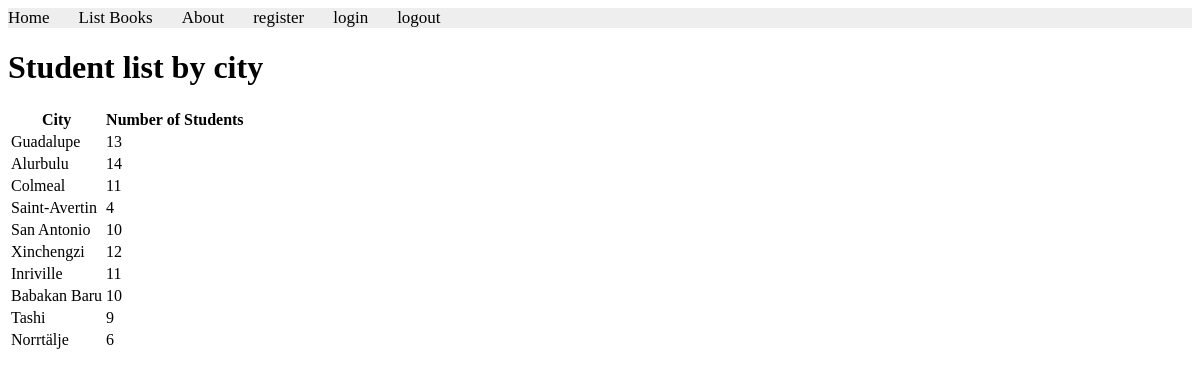
The app's page /books/lab8/task7/, older data.
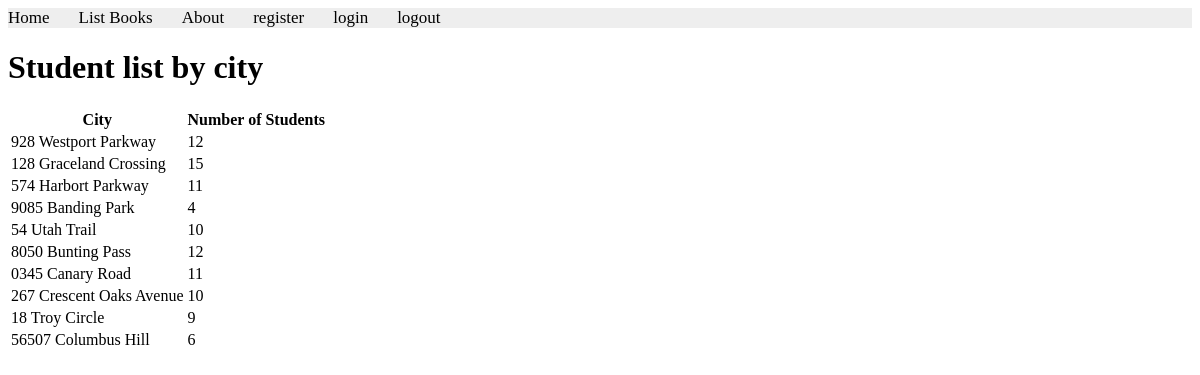
The same page, newer data.
### apps/bookmodule/models.py (models this page shows, shortened)
class Address(models.Model):
    address = models.CharField(max_length=20)

### apps/bookmodule/views.py (the view)
# urls.py: path('lab8/task7/',views.task7,name="books.lab8.task7"),
def task7(request):
  cities = (Address.objects.annotate(student_count=Count('student')).values('address', 'student_count'))
  return render(request, 'bookmodule/listStudent.html', {'cities':cities})

### apps/templates/bookmodule/listStudent.html (shortened to what this page needs)
<html lang="en">
<head>
{% extends "layouts/base.html" %}
{% load static %}
{% block content %}
    <h1>Student list by city</h1>
    <table>
        <tr>
            <th>City</th>
            <th>Number of Students</th>
        </tr>
        {% for city in cities %}
            <tr>
                <td>{{ city.address }}</td>
                <td>{{ city.student_count }}</td>
            </tr>
        {% endfor %}
    </table>
{% endblock content %}

### apps/templates/layouts/base.html (shortened to what this page needs)
<!DOCTYPE html>
<html>
{% load static %}
<head>
 <link rel="stylesheet" href="{% static 'style.css' %}">
 <link rel="stylesheet" href="https://cdnjs.cloudflare.com/ajax/libs/fontawesome/4.7.0/css/font-awesome.min.css">
</head>
<body>
 {% include "includes/header.html" %}
 {% block content %} {% endblock content %}
</body>
</html>

### apps/templates/includes/header.html
{% with request.resolver_match.url_name as url_name %}
<div class="topnav">
 <a class="{% if url_name == 'books.index' %}active{% endif %}" href="{% url 'books.index' %}">Home</a>
 <a class="{% if url_name == 'books.list_books' %}active{% endif %}" href="{% url 'books.list_books' %}">List Books</a>
 <a class="{% if url_name == 'books.aboutus' %}active{% endif %}" href="{% url 'books.aboutus' %}">About</a>
 <a class="{% if url_name == 'user.register' %} active {% endif %}" href="{% url 'user.register' %}"> register</a>
 <a class="{% if url_name == 'user.login' %} active {% endif %}" href="{% url 'user.login' %}"> login</a>
 <a href="{% url 'user.logout' %}"> logout</a>
</div>
{% endwith %}

### apps/static/style.css (style rules this page uses)
.topnav { background-color: #eeeeee; width: 100%; }
.topnav a { color: #000000; text-align: center; margin-right: 25px; text-decoration: none; font-size: 17px; }

Row changes from the older to the newer data that the page shows:
changed Address: address "Guadalupe" → "928 Westport Parkway"; student_count "13" → "12"
changed Address: address "Alurbulu" → "128 Graceland Crossing"; student_count "14" → "15"
changed Address: address "Colmeal" → "574 Harbort Parkway"
changed Address id 4: address "Saint-Avertin" → "9085 Banding Park"
changed Address: address "San Antonio" → "54 Utah Trail"
changed Address: address "Xinchengzi" → "8050 Bunting Pass"
changed Address: address "Inriville" → "0345 Canary Road"
changed Address: address "Babakan Baru" → "267 Crescent Oaks Avenue"
changed Address id 9: address "Tashi" → "18 Troy Circle"
changed Address: address "Norrtälje" → "56507 Columbus Hill"
